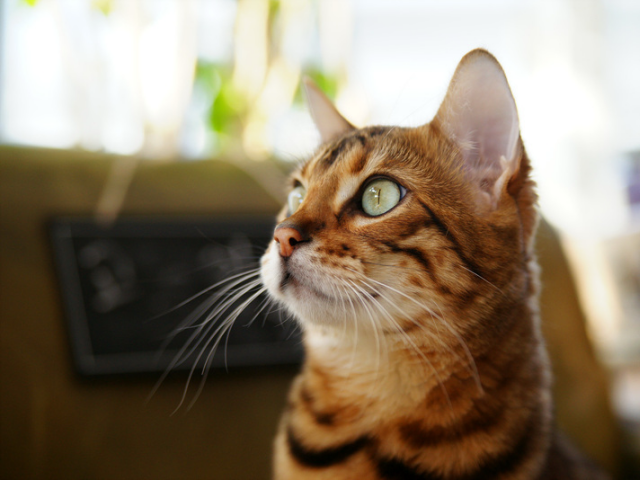
#> input picture python/02.05/cat.bmp, 640 x 480 px, found by its file name
$ python cvpractice11.py
#> lines starting #> are read from the running program, lines starting #| are printed output that depends on the picture
import cv2
import matplotlib.pyplot as plt

img = cv2.imread("D:/python/02.05/cat.bmp")
#> img is the input picture: shape (480, 640, 3); mean B, G, R 104.5, 125.6, 140.8


gray = cv2.cvtColor(img,cv2.COLOR_BGR2GRAY)
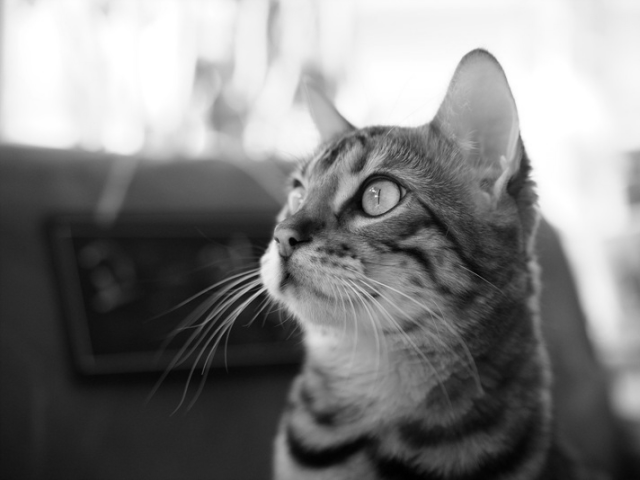
#> gray: shape (480, 640); min 0, max 255, mean 127.8
plt.imshow(gray, cmap = "gray")
plt.xticks([])
plt.yticks([])
plt.show()

h = cv2.calcHist([gray],[0],None,[256],[0,256])
#> h = 256 values, max 11264 at index 255, min 24 at index 0, mean 1200
plt.plot(h,color = "r", linewidth = 1)
plt.show()
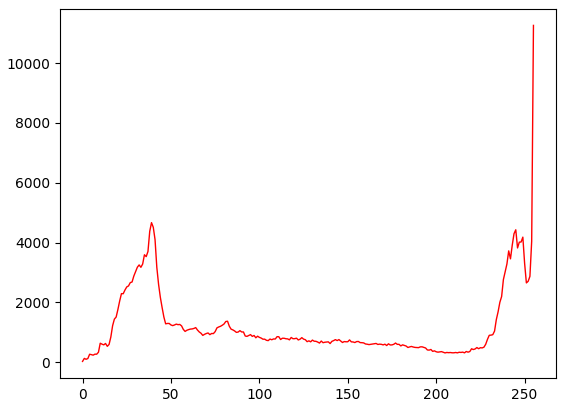
#> figure drawn by matplotlib, 1 panel; curve peaks at x = 255, y = 11264

##

equal = cv2.equalizeHist(gray)
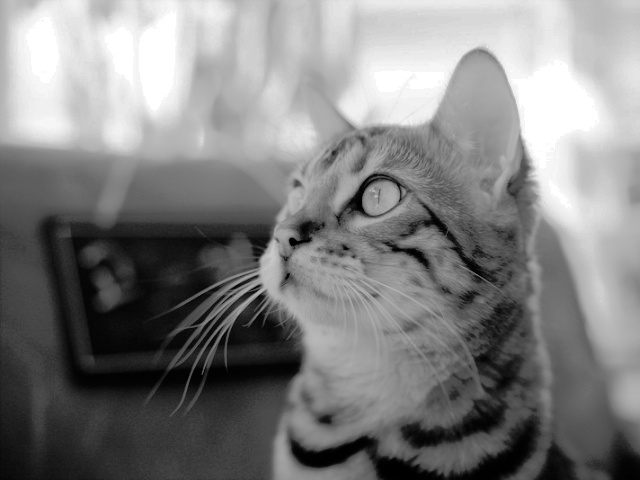
#> equal: shape (480, 640); min 0, max 255, mean 128.5
plt.imshow(equal, cmap = "gray")
plt.xticks([])
plt.yticks([])
plt.show()

h = cv2.calcHist([equal],[0],None,[256],[0,256])
#> h = 256 values, max 11264 at index 255, min 0 at index 8, mean 1200
plt.plot(h,color = "r", linewidth = 1)
plt.show()
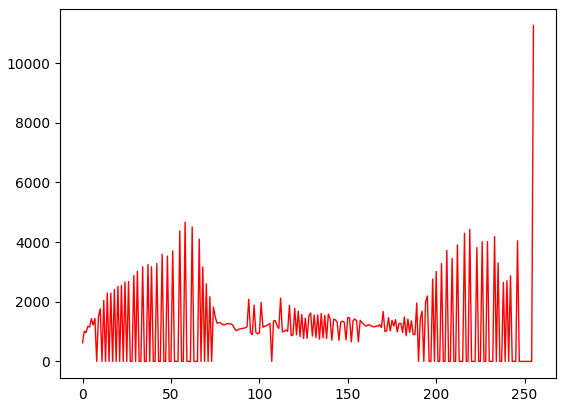
#> figure drawn by matplotlib, 1 panel; curve peaks at x = 255, y = 11264

$ run again, with python/02.05/dog.bmp copied over python/02.05/cat.bmp
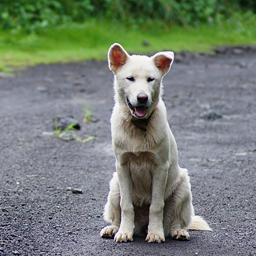
#> input picture python/02.05/dog.bmp, 256 x 256 px, found by its file name
#> img is the input picture: shape (256, 256, 3); mean B, G, R 117.5, 127.8, 118.4
#> `h = cv2.calcHist([gray],[0],None,[256],[0,256])`: h = 256 values, max 993 at index 136, min 0 at index 253, mean 256
#> `equal = cv2.equalizeHist(gray)`:
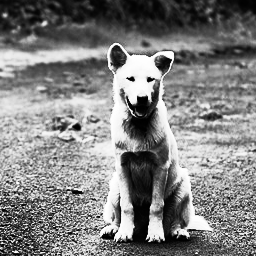
#> equal: shape (256, 256); min 0, max 255, mean 128.6
#> `h = cv2.calcHist([equal],[0],None,[256],[0,256])`: h = 256 values, max 993 at index 159, min 0 at index 47, mean 256
#> `plt.show()`:
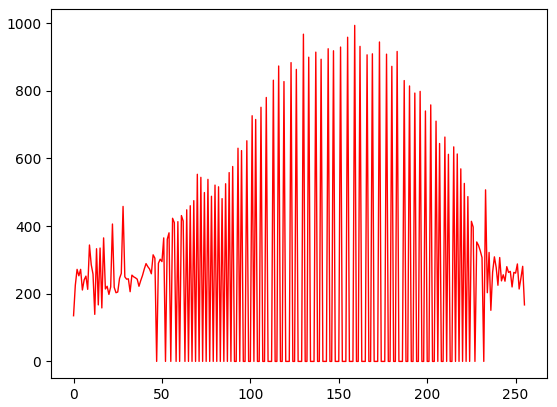
#> figure drawn by matplotlib, 1 panel; curve peaks at x = 159, y = 993

$ run again, with python/02.05/soccer.jpg saved as python/02.05/cat.bmp
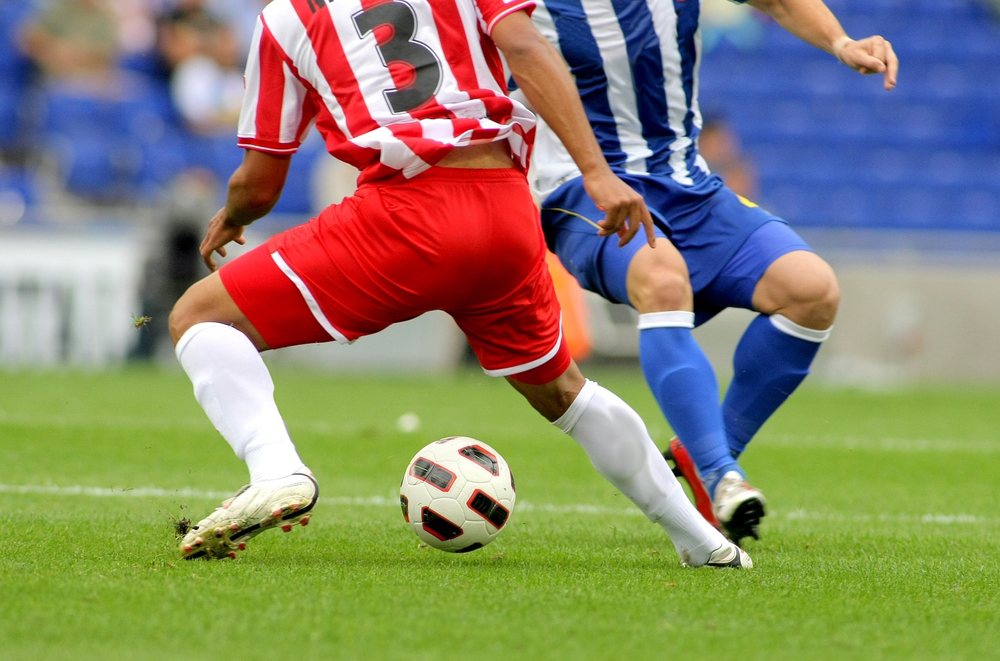
#> input picture python/02.05/soccer.jpg, 1000 x 661 px, shrunk from 1434 x 948 before the run, found by its file name
#> img is the input picture: shape (661, 1000, 3); mean B, G, R 107.2, 133.3, 136.9
#> `h = cv2.calcHist([gray],[0],None,[256],[0,256])`: h = 256 values, max 10297 at index 147, min 390 at index 12, mean 2582
#> `equal = cv2.equalizeHist(gray)`:
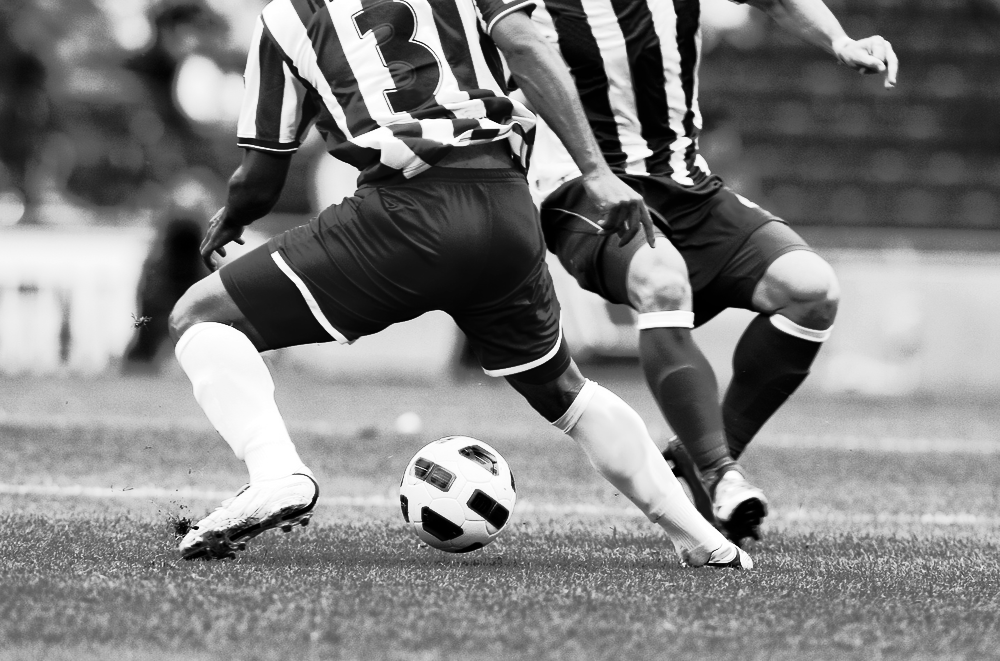
#> equal: shape (661, 1000); min 0, max 255, mean 128.3
#> `h = cv2.calcHist([equal],[0],None,[256],[0,256])`: h = 256 values, max 10297 at index 155, min 0 at index 45, mean 2582
#> `plt.show()`:
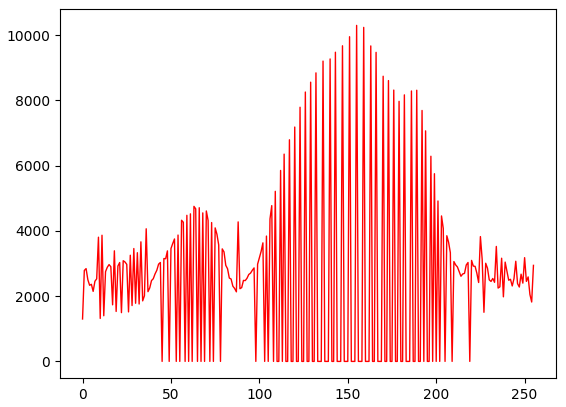
#> figure drawn by matplotlib, 1 panel; curve peaks at x = 155, y = 10297
